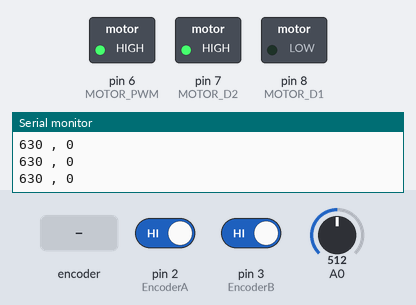
Bench run of a sketch on a simulated Arduino Uno, built with avr-gcc and run on an emulated ATmega328P. On the bench: switched loads named in the sketch (green lamp = pin HIGH), the last lines printed to the serial monitor. The test bench sets the inputs (shaded band); at power-on: A0 = 512, pin 2 (EncoderA) HIGH, pin 3 (EncoderB) HIGH.

Above: at 1.2 s.
1.3 s: A0 set to 215
4.3 s: A0 set to 199
At 5.3 s:
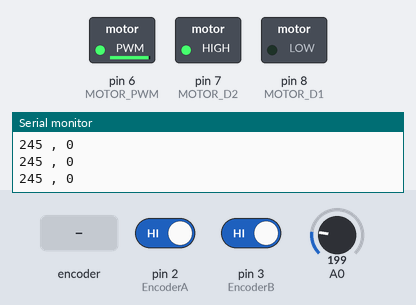
5.8 s: A0 set to 122
At 6.3 s:
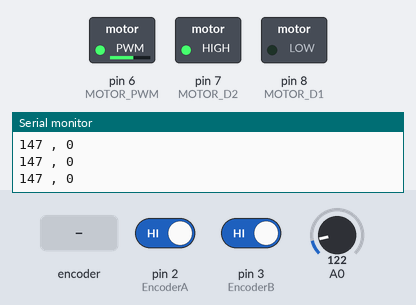
7.3 s: rotary encoder on pin 2 (EncoderA) / pin 3 (EncoderB) turned 3 steps (first pin leading)
At 7.46 s:
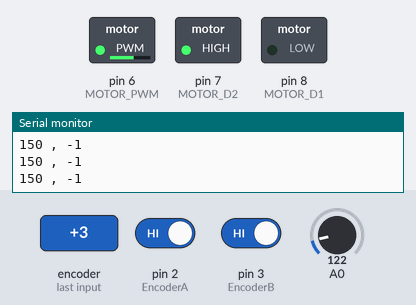
Timing chart, 0 to 10.3 s (numbered marks = the images above; inputs shaded):
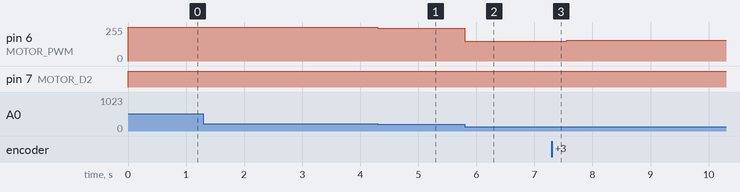

The sketch:

lab11_ex3.ino
```cpp
#define EncoderB 3
#define EncoderA 2
#define MOTOR_D1 8
#define MOTOR_D2 7
#define MOTOR_PWM 6

volatile int enCount = 0;
volatile int enDir;
int setpoint;

void setup(){
  pinMode(EncoderB, INPUT_PULLUP);
  pinMode(EncoderA, INPUT_PULLUP);
  pinMode(MOTOR_D1, OUTPUT);
  pinMode(MOTOR_D2, OUTPUT);
  pinMode(MOTOR_PWM, OUTPUT);
  pinMode(A0, INPUT);
  Serial.begin(9600);

  attachInterrupt(digitalPinToInterrupt(EncoderA),
                  ChannelA, RISING);
  attachInterrupt(digitalPinToInterrupt(EncoderB),
                  ChannelB, RISING);
}

void loop(){
  int val = analogRead(A0);
  setpoint = map (val,0,1023,0,360);
  int error = setpoint - enCount;
  int control_value= 3.5*(float)(error);
  setSpeed(control_value);
  Serial.print(control_value);
  Serial.print(" , ");
  Serial.println(enCount);
}

void moveForward(int v){
  digitalWrite(MOTOR_D1, LOW);
  digitalWrite(MOTOR_D2, HIGH);
  analogWrite(MOTOR_PWM, v);
}

void moveBackward(int v){
  digitalWrite(MOTOR_D1, HIGH);
  digitalWrite(MOTOR_D2, LOW);
  analogWrite(MOTOR_PWM, v);
}

void setSpeed(int i){
  if(i > 255)
    i=255;
  if(i < -255)
    i=-225;
  if(i > 0){
    moveForward(i);
  }
  if(i < 0){
    int vv = i*(-1);
    moveBackward(i);
  }
}

void ChannelA() {
  if (digitalRead(EncoderA) == 1
      && digitalRead(EncoderB) == 0) {
    enCount--;
    enDir = 0;
  }
}
void ChannelB() {
  if (digitalRead(EncoderA) == 0
      && digitalRead(EncoderB) == 1){
    enCount++;
    enDir = 1;
  }
}
```

Measured:
- after the input at 4.3 s, pin 6 (MOTOR_PWM): 255/255 → 245/255 at once
- after the input at 5.8 s, pin 6 (MOTOR_PWM): 245/255 → 147/255 at once
- after the input at 7.3 s, pin 6 (MOTOR_PWM): 147/255 → 150/255 after 0.06 s, → 154/255 0.20 s later, → 157/255 0.20 s later
